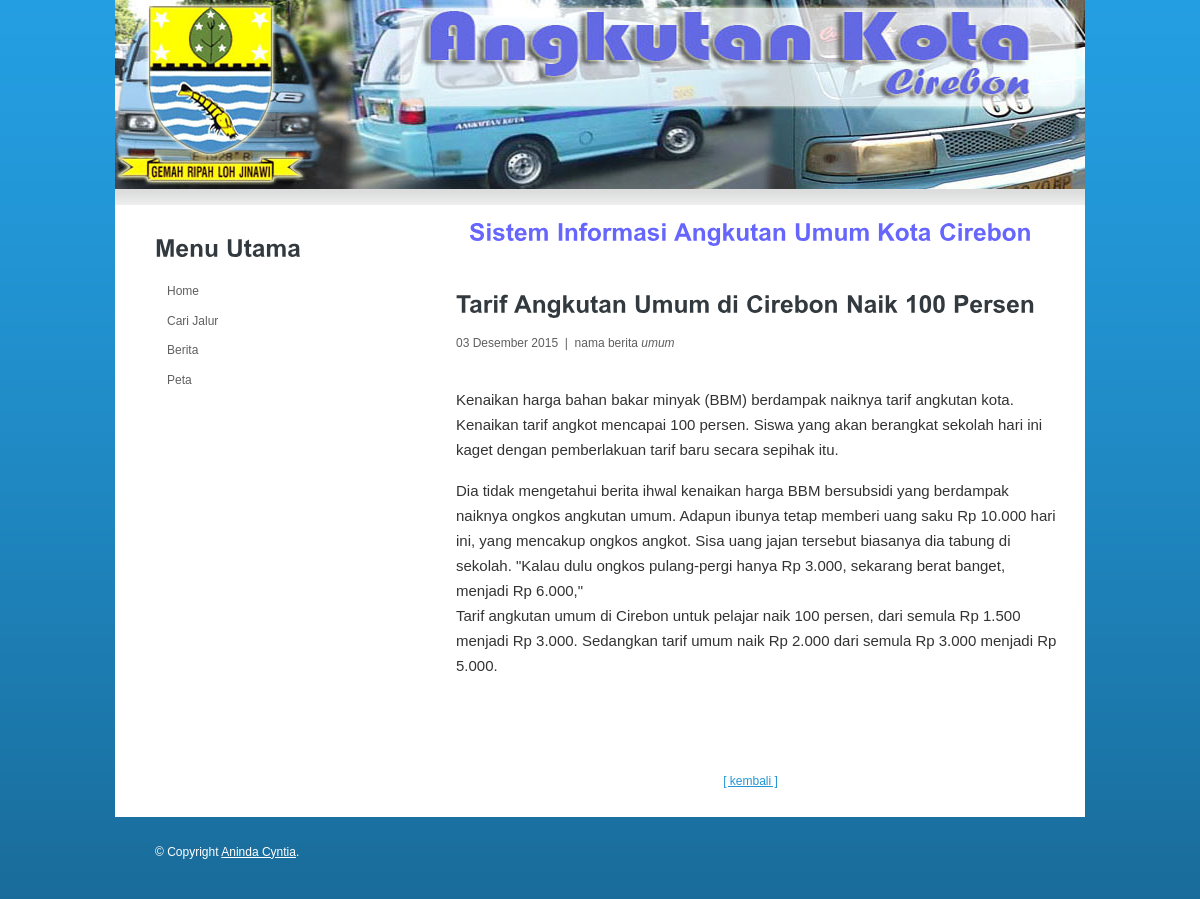
The page /index.php?module=berita_detail.php&id_berita=1 on the database its author committed.
### tables this page shows
CREATE TABLE IF NOT EXISTS `berita` (
  `id_berita` int(5) NOT NULL AUTO_INCREMENT,
  `tgl_berita` date NOT NULL,
  `judul_berita` varchar(200) NOT NULL,
  `nama_berita` varchar(30) NOT NULL,
  `isi_berita` text NOT NULL,
  PRIMARY KEY (`id_berita`)
);

### lib/fungsi_indotgl.php (called while the page is built, shortened)
<?php
	function tgl_indo($tgl){
			$tanggal = substr($tgl,8,2);
			$bulan = getBulan(substr($tgl,5,2));
			$tahun = substr($tgl,0,4);
			return $tanggal.' '.$bulan.' '.$tahun;
	}
	function getBulan($bln){
				switch ($bln){
					case 12:
						return "Desember";
						break;
				}
			}
?>

### berita_detail.php (the view, shortened to what this page needs)
  <?php
	  	$id_berita=$_GET['id_berita'];
		$query_berita = mysql_query("select * from berita where id_berita='$id_berita'");
		$sum_berita = mysql_num_rows($query_berita);
		if($sum_berita == "") {
			echo "tidak ada data berita";
		}else{
		$view_berita=mysql_fetch_array($query_berita);
		$nama_berita=$view_berita['nama_berita'];
		$tgl_berita=$view_berita['tgl_berita'];
		$date=tgl_indo($tgl_berita);
		$judul_berita=$view_berita['judul_berita'];
		$isi_berita=$view_berita['isi_berita'];
		echo "
        <div class='article'>
          <h2>$judul_berita</h2>
          <div class='clr'></div>
          <p><span class='date'>$date</span> &nbsp;|&nbsp; nama berita <i>$nama_berita</i></p>
          <p align='justify'>$isi_berita</p>
		</div>";
		}
		?>
<div style="text-align:center">
        <a href="?module=berita.php&index=0">[ kembali ]</a>
</div>

### style.css (style rules this page uses)
body { margin:0; padding:0; width:100%; color:#5f5f5f; font:normal 12px/1.8em Arial, Helvetica, sans-serif; }
html, .main { padding:0; margin:0; background:#165d84 url(images/bg.gif) repeat-x top; }
h2 { font:bold 24px Arial, Helvetica, sans-serif; padding:8px 0; margin:8px 0; color:#323a3f; }
p { margin:8px 0; padding:0 0 8px 0; font:normal 12px/1.8em Arial, Helvetica, sans-serif; }
a { color:#2495d4; text-decoration:underline; }
.content .mainbar .article { margin:0; padding:16px 24px 24px 40px; }

### rows shown on the page
berita: tgl_berita "03 Desember 2015", nama_berita "umum", isi_berita "Kenaikan harga bahan bakar minyak (BBM) berdampak naiknya tarif angkutan kota. Kenaikan tarif angkot mencapai 100 persen. Siswa yang akan berangkat sekolah hari ini kaget dengan pemberlakuan tarif baru secara sepihak itu. Dia tidak mengetahui berita ihwal kenaikan harga BBM bersubsidi yang berdampak naiknya ongkos angkutan umum. Adapun ibunya tetap memberi uang saku Rp 10.000 hari ini, yang mencakup ongkos angkot. Sisa uang jajan tersebut biasanya dia tabung di sekolah. \"Kalau dulu ongkos pulang-pergi hanya Rp 3.000, sekarang berat banget, menjadi Rp 6.000,\" Tarif angkutan umum di Cirebon untuk pelajar naik 100 persen, dari semula Rp 1.500 menjadi Rp 3.000. Sedangkan tarif umum naik Rp…"
